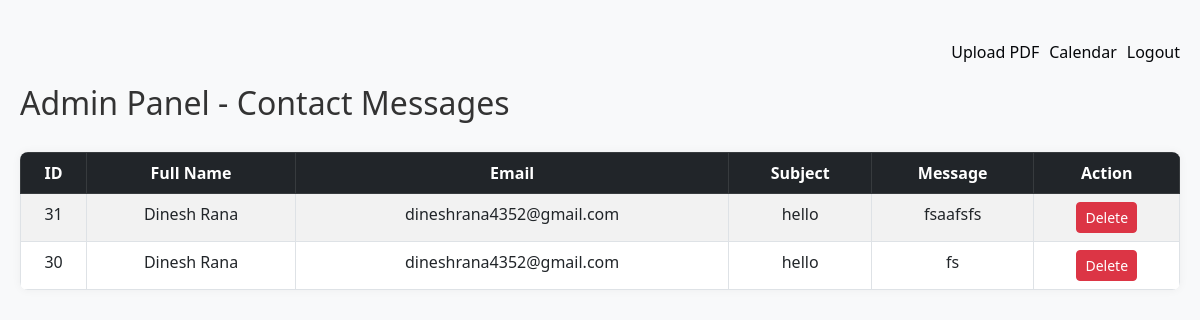
The app's page /admin.php with its own data.
### tables this page shows
CREATE TABLE `rana` (
  `fullname` text NOT NULL,
  `email` text NOT NULL,
  `subject` text NOT NULL,
  `message` text NOT NULL,
  `id` int(11) NOT NULL
);

### admin.php (the view, shortened to what this page needs)
<?php
$servername = "localhost";
$username = "root";
$password = "";
$database = "dinesh rana magar";
$conn = new mysqli($servername, $username, $password, $database);
$result = $conn->query("SELECT * FROM rana ORDER BY id DESC");
?>
<!DOCTYPE html>
<html>
<head>
    <link rel="stylesheet" href="https://cdn.jsdelivr.net/npm/bootstrap@5.3.0/dist/css/bootstrap.min.css">
</head>
<body class="bg-light">
<div>
    <div style="display: flex; justify-content: flex-end; gap: 10px; margin: 20px 0;">
    <a href="upload_pdf.php" > Upload PDF</a>
<a href="upload_calendar.php?fromadmin=1">Calendar</a>
    <a href="logout.php" > Logout</a>
</div>
    <h2 class="mb-4">Admin Panel - Contact Messages</h2>
    <table class="table table-bordered table-striped">
        <thead class="table-dark">
            <tr>
                <th>ID</th>
                <th>Full Name</th>
                <th>Email</th>
                <th>Subject</th>
                <th>Message</th>
                <th>Action</th>
            </tr>
        </thead>
        <tbody>
            <?php while ($row = $result->fetch_assoc()): ?>
            <tr>
                <td><?= htmlspecialchars($row['id']) ?></td>
                <td><?= htmlspecialchars($row['fullname']) ?></td>
                <td><?= htmlspecialchars($row['email']) ?></td>
                <td><?= htmlspecialchars($row['subject']) ?></td>
                <td><?= htmlspecialchars($row['message']) ?></td>
                <td>
                    <a href="?delete=<?= $row['id'] ?>" class="btn btn-danger btn-sm"
                       onclick="return confirm('Are you sure you want to delete this message?');">
                       Delete
                    </a>
                </td>
            </tr>
            <?php endwhile; ?>
        </tbody>
    </table>
</div>
</body>
</html>

### admin.php (style rules this page uses)
body { font-family: 'Segoe UI', Tahoma, Geneva, Verdana, sans-serif; background: #f4f6f8; margin: 0; padding: 20px; }
h2, h3 { color: #333; }
table { width: 100%; border-collapse: collapse; background: white; border-radius: 8px; overflow: hidden; box-shadow: 0 0 10px rgba(0,0,0,0.05); margin-top: 30px; }
th, td { padding: 12px 15px; text-align: center; border-bottom: 1px solid #eee; }
th { background-color: #007bff; color: white; }
a { text-decoration: none; color: #05070a; }

### records on screen
rana: id "31", fullname "Dinesh Rana", email "dineshrana4352@gmail.com", subject "hello", message "fsaafsfs"
rana: id "30", fullname "Dinesh Rana", email "dineshrana4352@gmail.com", subject "hello", message "fs"
